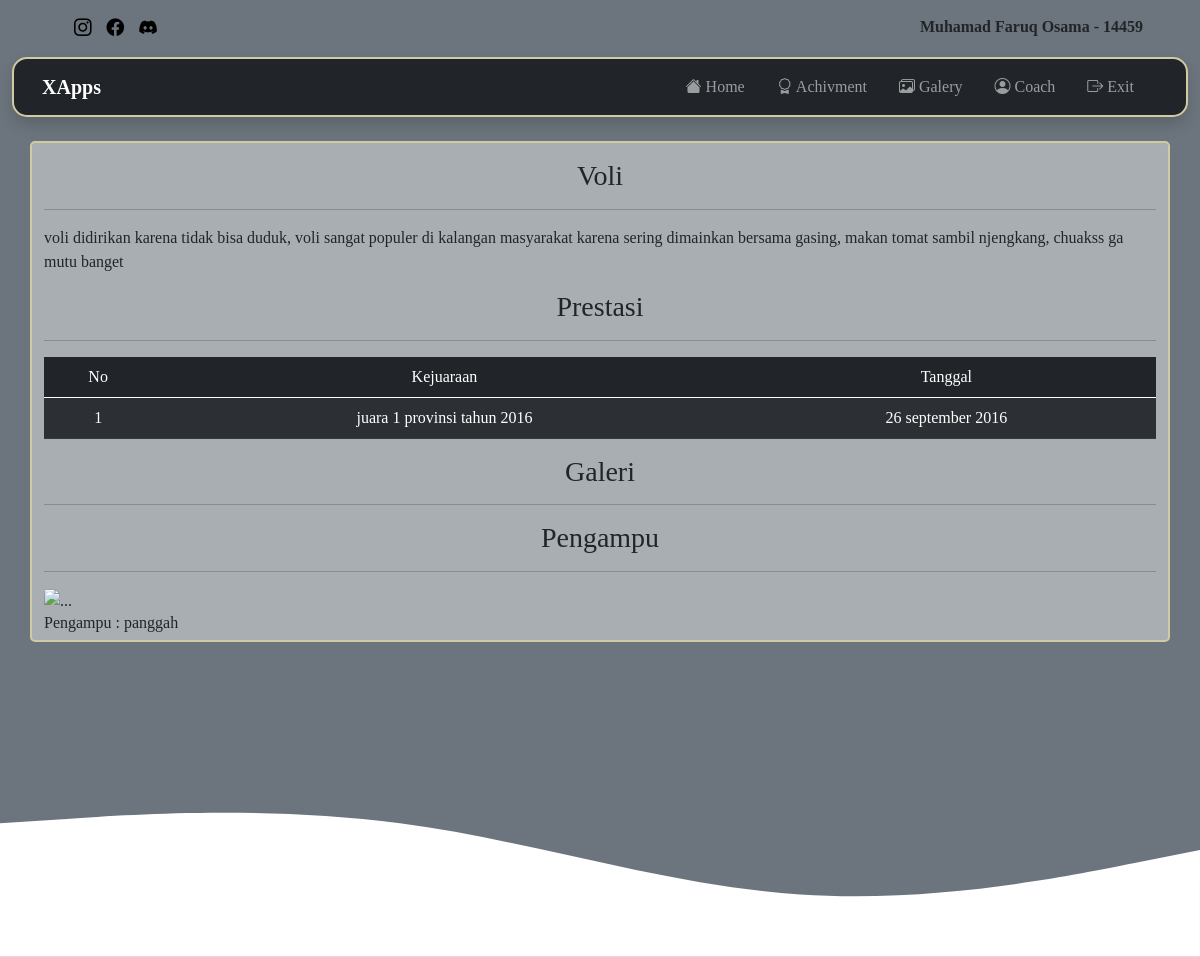
/siswa/detail_index.php (signed in), run on the app's committed database.
### tables this page shows
CREATE TABLE `data_siswa` (
  `id` int(11) NOT NULL,
  `nis` int(11) NOT NULL,
  `nama` varchar(255) NOT NULL,
  `email` varchar(100) NOT NULL,
  `kelas` varchar(100) NOT NULL,
  `alamat` varchar(100) NOT NULL,
  `no_hp` int(20) NOT NULL,
  `extra` varchar(50) NOT NULL,
  `password` varchar(60) NOT NULL,
  `foto` varchar(100) NOT NULL
);

CREATE TABLE `jenis_extra` (
  `id` int(11) NOT NULL,
  `nama_extra` varchar(50) NOT NULL,
  `desk` text NOT NULL,
  `pengampu` varchar(100) NOT NULL,
  `foto_pengampu` varchar(50) NOT NULL
);

CREATE TABLE `prestasi` (
  `id` int(11) NOT NULL,
  `nama_extra` varchar(100) NOT NULL,
  `kejuaraan` varchar(255) NOT NULL,
  `tanggal` varchar(100) NOT NULL
);

### siswa/detail_index.php (the view, shortened to what this page needs)
<!doctype html>
<html lang="en">
  <head>
    <link href="https://cdn.jsdelivr.net/npm/bootstrap@5.0.2/dist/css/bootstrap.min.css" rel="stylesheet">
    <link rel="stylesheet" href="../assets/style/style2.css">
    <link rel="stylesheet" href="https://cdn.jsdelivr.net/npm/bootstrap-icons@1.9.1/font/bootstrap-icons.css">
  </head>
  <body class="bg-secondary">
    <div class="container">
        <div class="sosmed">
            <ul class="float-start">
                <li><a href=""><i class="bi bi-instagram"></i></a></li>
                <li><a href=""><i class="bi bi-facebook"></i></a></li>
                <li><a href=""><i class="bi bi-discord"></i></a></li>
            </ul>
            <ul class="float-end">
                <li>
                    <?php
                        include "../koneksi.php";
                        $id = $_SESSION['id'];
                        $query = mysqli_query($conn, "SELECT * FROM data_siswa WHERE id='$id'");
                        $data = mysqli_fetch_array($query);
                    ?>
                    <b style="cursor:pointer;"><?php echo $data['nama'] ?> - <?php echo $data['nis']?></b>
                </li>
            </ul>
        </div>
    </div>
  <nav class="navbar navbar-expand-lg navbar-dark bg-dark shadow" style="width: 98%; margin: auto; border-radius: 15px; border:2px solid #cfcba3;">
      <div class="container">
          <a class="navbar-brand" href="#"><b>XApps</b></a>
            <div class="collapse navbar-collapse" id="navbarNavAltMarkup">
                <div class="navbar-nav ms-auto">
                    <a class="nav-link me-3" aria-current="page" href="#home"><i class="bi bi-house-fill"></i> Home</a>
                    <a class="nav-link me-3" href="#achivment"><i class="bi bi-award"></i> Achivment</a>
                    <a class="nav-link me-3" href="#galeri"><i class="bi bi-images"></i> Galery</a>
                    <a class="nav-link me-3" href="#pengampu"><i class="bi bi-person-circle"></i> Coach</a>
                    <a class="nav-link me-3" href="index.php"><i class="bi bi-box-arrow-right"></i> Exit</a>
                </div>
            </div>
        </div>
    </nav>
    <br>
    <div class="container mb-5" style="background-color:rgba(255, 255, 255, 0.411); border-radius: 5px; border: 2px solid #cfcba3; width: 95%; margin: auto;">
    <section id="home">
    <?php
    include "../koneksi.php";
    $extra = $_SESSION['extra'];
    $query = mysqli_query($conn, "SELECT * FROM jenis_extra WHERE nama_extra='$extra'");
    $data = mysqli_fetch_array($query);
    ?>
    <div class="header text-center mt-3">
        <h3><?php echo $data['nama_extra'] ?></h3>
    </div>
    <hr>
    <div class="description">
        <p><?php echo $data['desk'] ?></p>
    </div>
    </section>
    <section id="achivment">
        <h3 class="text-center">Prestasi</h3>
        <hr>
        <table class="table table-hover text-center table-dark table-striped">
            <thead>
                <tr>
                    <td>No</td>
                    <td>Kejuaraan</td>
                    <td>Tanggal</td>
                </tr>
            </thead>
            <tbody>
                <tr>
                    <?php
                        include "../koneksi.php";
                        $extra = $_SESSION['extra'];
                        $query = mysqli_query($conn, "SELECT * FROM prestasi WHERE nama_extra ='$extra'");
                        $no=0;
                        while($data=mysqli_fetch_array($query)) {
                        $no++
                    ?>
                    <td><?php echo $no ?></td>
                    <td><?php echo $data['kejuaraan']?></td>
                    <td><?php echo $data['tanggal']?></td>
                    <?php
                        }
                    ?>
                </tr>
            </tbody>
        </table>
    </section>
    <section id="galeri">
        <h3 class="text-center">Galeri</h3>
        <hr>
    </section>
    <section id="pengampu">
        <h3 class="text-center">Pengampu</h3>
        <hr>
        <?php
        include "../koneksi.php";
        $extra = $_SESSION['extra'];
        $query = mysqli_query($conn, "SELECT * FROM jenis_extra WHERE nama_extra = '$extra'");
        $data = mysqli_fetch_array($query);
        ?>
        <img src="..." class="rounded" alt="...">
        <h6 class="">Pengampu : <?php echo $data['pengampu'] ?></h6>
    </section>
</div>
<?php
include "footer.php";
?>

### assets/style/style2.css (style rules this page uses)
body { font-family: "PT Serif", serif; }

### siswa/detail_index.php (style rules this page uses)
.sosmed ul { display: flex; margin-top: 15px; }
.sosmed li { list-style: none; padding-right: 15px; }
.sosmed a { color: black; text-decoration: none; font-size: 1.1em; }

### data on the page
data_siswa: nama "Muhamad Faruq Osama", nis "14459"
jenis_extra: nama_extra "Voli", desk "voli didirikan karena tidak bisa duduk, voli sangat populer di kalangan masyarakat karena sering dimainkan bersama gasing, makan tomat sambil njengkang, chuakss ga mutu banget", pengampu "panggah"
prestasi: kejuaraan "juara 1 provinsi tahun 2016", tanggal "26 september 2016"
